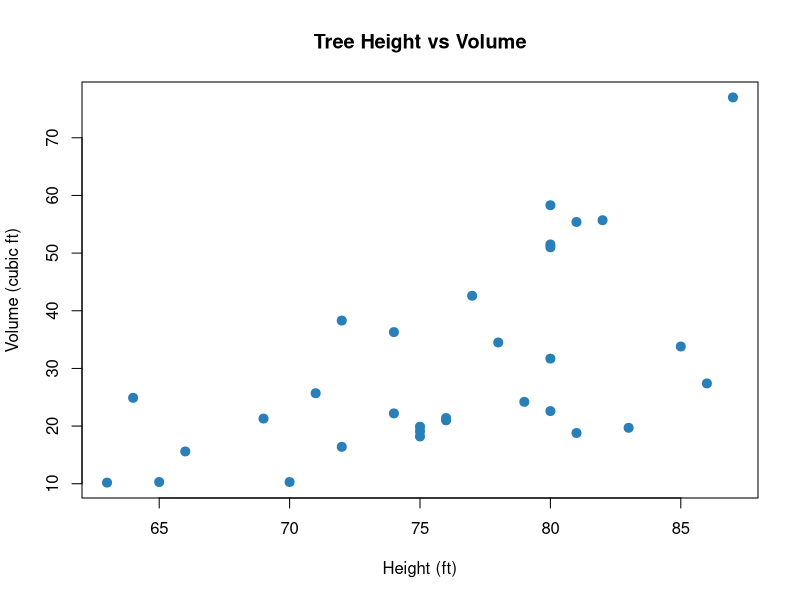
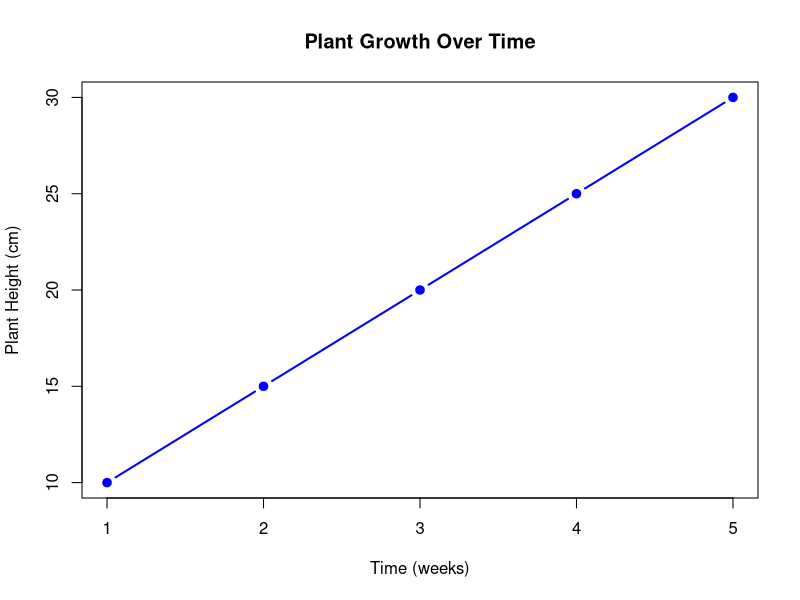
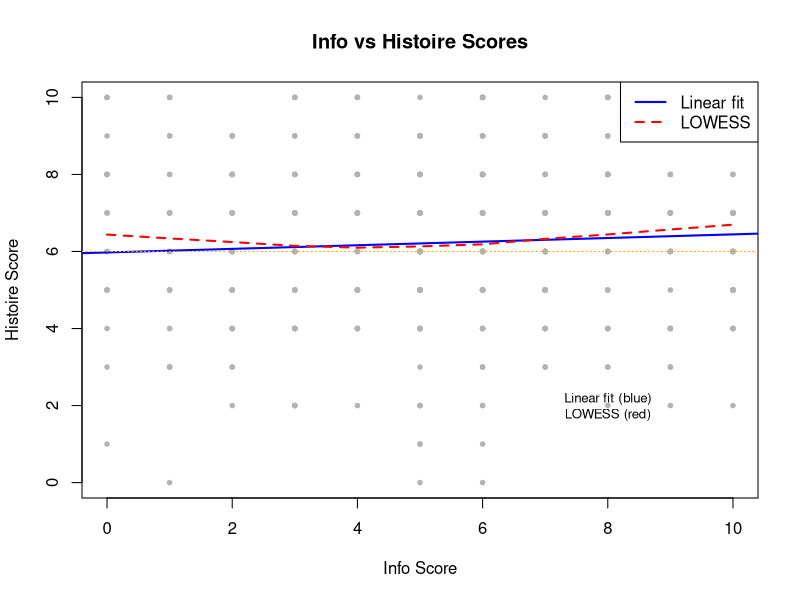
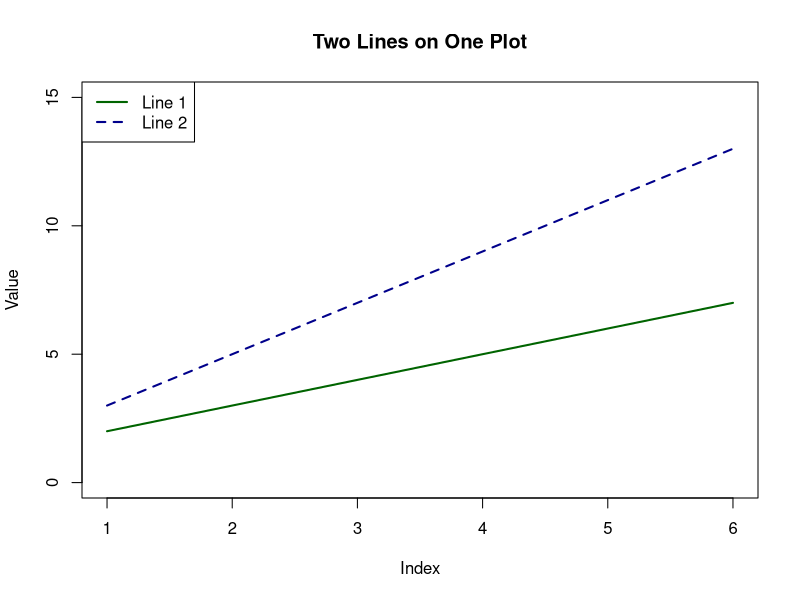
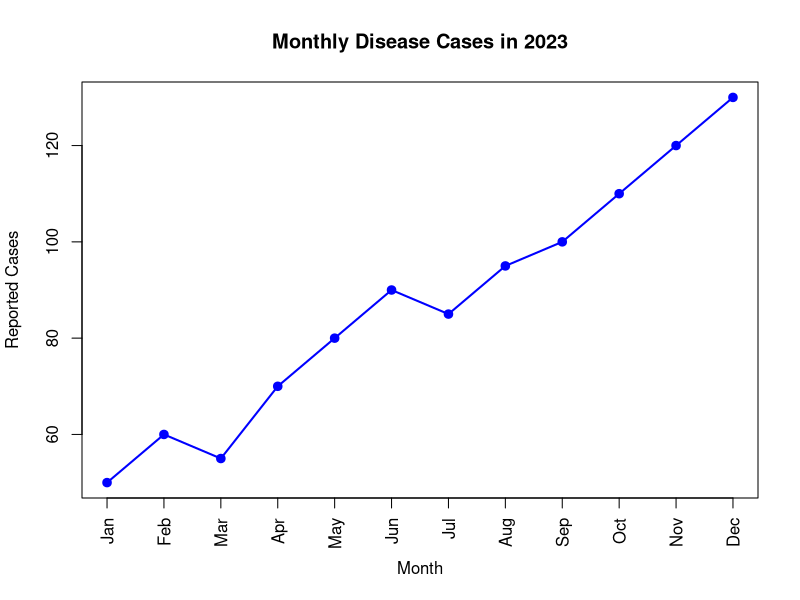
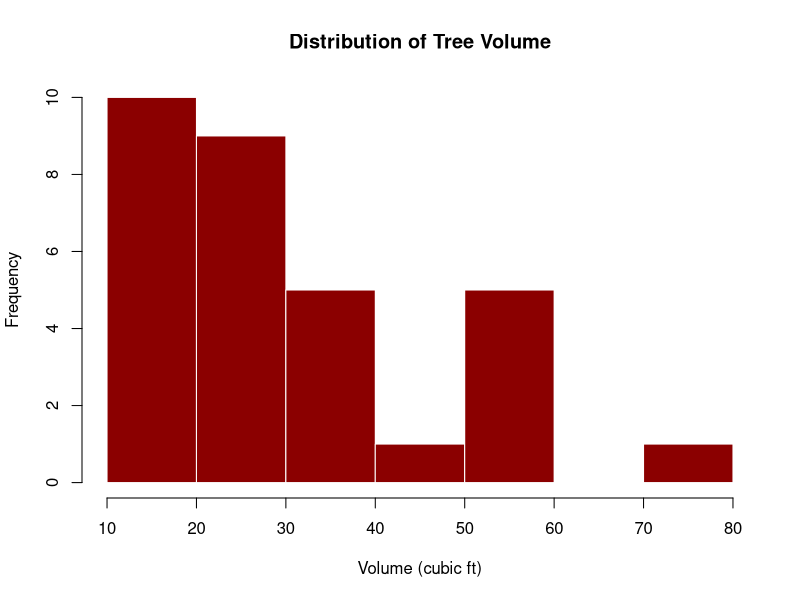
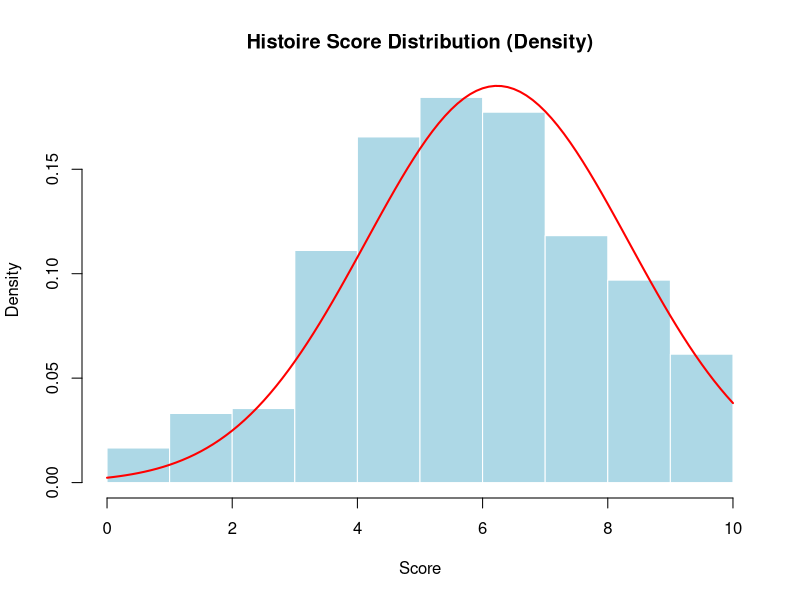
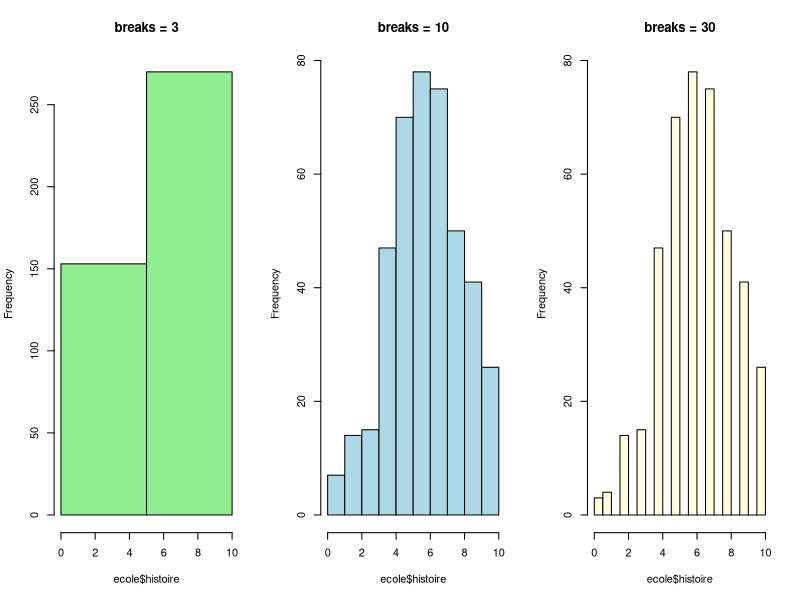

Generate these figures, in order, with R: (Note: this script raises an error after producing the figures.)
## ---- chunk 1
knitr::opts_chunk$set(
  echo      = TRUE,
  comment   = "##",
  message   = FALSE,
  warning   = FALSE,
  fig.align = "center",
  fig.width = 7,
  fig.height = 5
)
## ---- chunk 2
library(tidyverse)
## ---- chunk 3
# Built-in datasets
library(datasets)
data(trees)     # Girth, Height, Volume of 31 black cherry trees
data(mtcars)    # Motor Trend car data
data(iris)      # Iris flower measurements

# Simulated school dataset
set.seed(7)
sexe   <- sample(c("Female", "Male"), 423, replace = TRUE)
age    <- sample(15:20, 423, replace = TRUE)
classe <- sample(c("A", "B", "C"), 423, replace = TRUE)
anglais  <- round(rnorm(423, 7, 0.5) + ifelse(sexe == "Female", 2, 0), 0)
info     <- round(rnorm(423, 5, 3)   + ifelse(age >= 19, 2, 0), 0)
art      <- round(rnorm(423, 4, 3)   + ifelse(classe == "C", 2, -1), 0)
histoire <- round(rnorm(423, 6, 2)   + ifelse(classe == "B" & sexe == "Male", 2, 0), 0)
moyenne  <- (anglais + info + art + histoire) / 4
ecole    <- data.frame(age, sexe = factor(sexe),
                       classe = factor(classe),
                       anglais, info, art, histoire, moyenne)
for (v in c("anglais","info","art","histoire"))
  ecole[[v]] <- pmin(pmax(ecole[[v]], 0), 10)
rm(age, sexe, classe, anglais, info, art, histoire, moyenne)
## ---- chunk 4
# Basic scatter plot
plot(trees$Height, trees$Volume,
     col  = "#2980B9",
     pch  = 19,
     cex  = 1.2,
     main = "Tree Height vs Volume",
     xlab = "Height (ft)",
     ylab = "Volume (cubic ft)")
## ---- chunk 5
# Points + connecting line
heights <- c(10, 15, 20, 25, 30)
time    <- c(1, 2, 3, 4, 5)

plot(time, heights,
     type = "b",
     col  = "blue",
     pch  = 19,
     lwd  = 2,
     xlab = "Time (weeks)",
     ylab = "Plant Height (cm)",
     main = "Plant Growth Over Time")
## ---- chunk 6
# Base scatter plot
plot(ecole$info, ecole$histoire,
     pch  = 19,
     col  = "grey70",
     cex  = 0.6,
     main = "Info vs Histoire Scores",
     xlab = "Info Score",
     ylab = "Histoire Score")

# Add a linear regression line
abline(lm(histoire ~ info, data = ecole), col = "blue", lwd = 2)

# Add a LOWESS smoothing curve (no linearity assumption)
lines(lowess(ecole$info, ecole$histoire), col = "red", lwd = 2, lty = 2)

# Add a horizontal reference line at y = 6
abline(h = 6, col = "orange", lty = 3)

# Add a text annotation
text(x = 8, y = 2, "Linear fit (blue)\nLOWESS (red)", col = "black", cex = 0.8)

# Add a legend
legend("topright",
       legend = c("Linear fit", "LOWESS"),
       col    = c("blue", "red"),
       lty    = c(1, 2),
       lwd    = 2)
## ---- chunk 7
line1 <- c(2, 3, 4, 5, 6, 7)
line2 <- c(3, 5, 7, 9, 11, 13)

plot(line1, type = "l", col = "darkgreen", lwd = 2,
     ylim = c(0, 15),
     main = "Two Lines on One Plot",
     xlab = "Index", ylab = "Value")

lines(line2, type = "l", col = "darkblue", lwd = 2, lty = 2)

legend("topleft",
       legend = c("Line 1", "Line 2"),
       col    = c("darkgreen", "darkblue"),
       lty    = c(1, 2), lwd = 2)
## ---- chunk 8
months <- c("Jan","Feb","Mar","Apr","May","Jun",
            "Jul","Aug","Sep","Oct","Nov","Dec")
cases  <- c(50, 60, 55, 70, 80, 90, 85, 95, 100, 110, 120, 130)

plot(cases, type = "o", col = "blue", pch = 19,
     xaxt = "n",
     xlab = "Month", ylab = "Reported Cases",
     main = "Monthly Disease Cases in 2023",
     lwd = 2)
axis(1, at = 1:12, labels = months, las = 2)  # las=2 rotates labels
## ---- chunk 9
hist(trees$Volume,
     col    = "darkred",
     border = "white",
     main   = "Distribution of Tree Volume",
     xlab   = "Volume (cubic ft)",
     ylab   = "Frequency")
## ---- chunk 10
# Show density instead of count on y-axis
hist(ecole$histoire,
     freq   = FALSE,
     col    = "lightblue",
     border = "white",
     breaks = 10,
     main   = "Histoire Score Distribution (Density)",
     xlab   = "Score",
     ylab   = "Density")

# Overlay a normal density curve
curve(dnorm(x, mean = mean(ecole$histoire),
               sd   = sd(ecole$histoire)),
      add = TRUE, col = "red", lwd = 2)
## ---- chunk 11
par(mfrow = c(1, 3))  # 3 plots side by side
hist(ecole$histoire, breaks = 3,  main = "breaks = 3",  col = "lightgreen")
hist(ecole$histoire, breaks = 10, main = "breaks = 10", col = "lightblue")
hist(ecole$histoire, breaks = 30, main = "breaks = 30", col = "lightyellow")
par(mfrow = c(1, 1))  # reset
## ---- chunk 12
plot(density(ecole$histoire),
     col  = "steelblue",
     lwd  = 2,
     main = "Density of Histoire Scores",
     xlab = "Score")

# Overlay multiple density curves
plot(density(ecole$histoire[ecole$sexe == "Female"]),
     col  = "red",  lwd = 2,
     main = "Histoire Score Density by Sex",
     xlab = "Score", xlim = c(0, 12))

lines(density(ecole$histoire[ecole$sexe == "Male"]),
      col  = "blue", lwd = 2)

legend("topright",
       legend = c("Female", "Male"),
       col    = c("red", "blue"),
       lwd    = 2)
## ---- chunk 13
boxplot(mtcars$mpg,
        col        = "lightblue",
        main       = "Miles per Gallon",
        ylab       = "MPG",
        horizontal = FALSE)
## ---- chunk 14
# Grouped boxplot using formula notation: y ~ group
boxplot(mpg ~ cyl, data = mtcars,
        col  = c("#AED6F1", "#F9E79F", "#ABEBC6"),
        main = "Fuel Economy by Number of Cylinders",
        xlab = "Cylinders",
        ylab = "Miles per Gallon")
## ---- chunk 15
# Two grouping factors
boxplot(info ~ sexe * classe, data = ecole,
        col    = c("lightgreen", "lightyellow"),
        notch  = TRUE,
        main   = "Info Score by Sex and Class",
        xlab   = "Sex × Class",
        ylab   = "Info Score",
        las    = 2)
## ---- chunk 16
# All variables of a data frame at once
boxplot(trees,
        col  = c("#F1948A", "#82E0AA", "#85C1E9"),
        main = "Distribution of All Tree Variables")
## ---- chunk 17
# Named vector
malaria_2024 <- c(Centre = 52000, Littoral = 47000,
                  Far_North = 125000, North_West = 68000)

barplot(malaria_2024,
        col  = c("skyblue", "orange", "red", "purple"),
        main = "Malaria Cases by Region (2024)",
        ylab = "Cases",
        las  = 2)
## ---- chunk 18
# From a frequency table
barplot(table(ecole$classe),
        col  = c("#3498DB", "#E74C3C", "#2ECC71"),
        main = "Number of Students per Class",
        xlab = "Class",
        ylab = "Count")
## ---- chunk 19
# Stacked bars: two categorical variables
barplot(table(ecole$sexe, ecole$classe),
        col         = c("#E74C3C", "#3498DB"),
        main        = "Sex Distribution by Class",
        xlab        = "Class",
        ylab        = "Count",
        legend.text = TRUE,
        args.legend = list(x = "topright"))
## ---- chunk 20
# Side-by-side bars (beside = TRUE)
malaria_compare <- rbind(
  `2023` = c(48000, 43000, 117000, 62000),
  `2024` = c(52000, 47000, 125000, 68000)
)
colnames(malaria_compare) <- c("Centre", "Littoral", "Far_North", "North_West")

barplot(malaria_compare,
        beside = TRUE,
        col    = c("darkgreen", "darkred"),
        main   = "Malaria Cases 2023 vs 2024",
        ylab   = "Cases",
        legend.text = TRUE,
        las    = 2)
## ---- chunk 21
land_cover  <- c(79.814, 0.023, 16.21, 1.636, 2.318)
categories  <- c("Barren Land", "Water", "Built-up Area", "Tree", "Grass")
pct         <- round(land_cover / sum(land_cover) * 100, 1)
labels      <- paste(categories, pct, "%", sep = " ")

pie(land_cover,
    labels = labels,
    col    = c("tan", "blue", "grey50", "darkgreen", "lightgreen"),
    main   = "Land Cover Distribution 2013")
## ---- chunk 22
dotchart(sort(malaria_2024),
         main = "Regional Malaria Cases (2024)",
         xlab = "Cases",
         col  = "steelblue",
         pch  = 19)
## ---- chunk 23
pairs(~ age + anglais + info + art + histoire,
      data = ecole,
      main = "Scatterplot Matrix — School Data",
      col  = "steelblue",
      pch  = 16,
      cex  = 0.3)
## ---- chunk 24
qqnorm(ecole$histoire,
       main = "QQ-Plot: Histoire Scores",
       pch  = 19,
       col  = "steelblue",
       cex  = 0.7)
qqline(ecole$histoire, col = "red", lwd = 2)
## ---- chunk 25
par(mfrow = c(2, 2))   # 2 rows × 2 columns

hist(ecole$histoire[ecole$sexe == "Female"],
     main = "Histoire — Female", col = "#F1948A", xlab = "Score")
hist(ecole$histoire[ecole$sexe == "Male"],
     main = "Histoire — Male",   col = "#85C1E9", xlab = "Score")
boxplot(histoire ~ classe, data = ecole,
        main = "Histoire by Class", col = c("lightblue","lightyellow","lightgreen"))
plot(density(ecole$moyenne),
     main = "Overall Average Density", col = "purple", lwd = 2)

par(mfrow = c(1, 1))   # always reset after multi-panel
## ---- chunk 26
plot(1:10, 1:10, type = "b", pch = 19, col = "blue",
     main = "Annotated Plot", xlab = "X", ylab = "Y", lwd = 2)

# Horizontal reference line
abline(h = 5, col = "green",  lty = 2, lwd = 1.5)

# Vertical reference line
abline(v = 5, col = "orange", lty = 3, lwd = 1.5)

# Diagonal regression line
abline(lm(1:10 ~ 1:10), col = "red", lwd = 2)

# Text label
text(x = 5, y = 8, labels = "Midpoint", col = "black", cex = 1.1)

# Legend
legend("topleft",
       legend = c("Data", "Horizontal", "Vertical", "Regression"),
       col    = c("blue", "green", "orange", "red"),
       lty    = c(1, 2, 3, 1),
       lwd    = 2,
       pch    = c(19, NA, NA, NA))
## ---- chunk 27
plot(1:20, rep(1, 20), pch = 1:20, cex = 2,
     xlab = "pch value", ylab = "",
     main = "Point Shapes (pch = 1 to 20)",
     yaxt = "n", ylim = c(0.5, 1.5))
text(1:20, rep(0.7, 20), labels = 1:20, cex = 0.7)
## ---- chunk 28
barplot(rep(1, 8),
        col  = c("red","blue","green","orange","purple","steelblue","#E74C3C","#2ECC71"),
        names.arg = c("red","blue","green","orange","purple","steelblue","#E74C3C","#2ECC71"),
        las = 2, main = "Color Examples", border = NA)
## ---- chunk 29
ggplot(mtcars, aes(x = wt, y = mpg, color = factor(cyl))) +
  geom_point(size = 3, alpha = 0.8) +
  geom_smooth(method = "lm", se = FALSE) +
  labs(title  = "Weight vs Fuel Economy",
       x      = "Weight (1000 lbs)",
       y      = "Miles per Gallon",
       color  = "Cylinders") +
  theme_bw()
## ---- chunk 30
ggplot(ecole, aes(x = histoire, fill = sexe)) +
  geom_histogram(binwidth = 1, alpha = 0.6, position = "identity") +
  labs(title = "Histoire Score Distribution by Sex",
       x = "Score", y = "Count", fill = "Sex") +
  theme_minimal()
## ---- chunk 31
ggplot(ecole, aes(x = moyenne, fill = classe)) +
  geom_density(alpha = 0.4) +
  labs(title = "Average Score Density by Class",
       x = "Average Score", fill = "Class") +
  theme_bw()
## ---- chunk 32
ggplot(ecole, aes(x = classe, y = anglais, fill = classe)) +
  geom_boxplot(alpha = 0.7, outlier.shape = 21) +
  geom_jitter(width = 0.15, alpha = 0.2, size = 1) +
  labs(title = "English Score by Class",
       x = "Class", y = "Score") +
  theme_bw() +
  theme(legend.position = "none")
## ---- chunk 33
ggplot(ecole, aes(x = classe, fill = sexe)) +
  geom_bar(position = "dodge", alpha = 0.8) +
  labs(title = "Student Count by Class and Sex",
       x = "Class", y = "Count", fill = "Sex") +
  theme_bw()
## ---- chunk 34
monthly <- data.frame(
  month = factor(month.abb, levels = month.abb),
  cases = c(50, 60, 55, 70, 80, 90, 85, 95, 100, 110, 120, 130),
  group = "Region A"
)

ggplot(monthly, aes(x = month, y = cases, group = group)) +
  geom_line(color = "steelblue", linewidth = 1.2) +
  geom_point(color = "steelblue", size = 3) +
  labs(title = "Monthly Disease Cases 2023",
       x = "Month", y = "Reported Cases") +
  theme_bw() +
  theme(axis.text.x = element_text(angle = 45, hjust = 1))
## ---- chunk 35
# One panel per class
ggplot(ecole, aes(x = histoire, fill = sexe)) +
  geom_histogram(binwidth = 1, alpha = 0.6, position = "identity") +
  facet_wrap(~ classe) +
  labs(title = "Histoire Score by Class and Sex",
       x = "Score", fill = "Sex") +
  theme_bw()
## ---- chunk 36
# Correlation heatmap using base R
cor_mat <- cor(mtcars[, 1:7])
heatmap(cor_mat,
        col  = colorRampPalette(c("blue", "white", "red"))(50),
        main = "Correlation Heatmap — mtcars")
## ---- chunk 37
# Reshape correlation matrix to long format
library(tidyr)

cor_df <- cor(mtcars[, 1:7]) %>%
  as.data.frame() %>%
  rownames_to_column("Var1") %>%
  pivot_longer(-Var1, names_to = "Var2", values_to = "r")

ggplot(cor_df, aes(x = Var1, y = Var2, fill = r)) +
  geom_tile(color = "white") +
  geom_text(aes(label = round(r, 2)), size = 3) +
  scale_fill_gradient2(low = "steelblue", mid = "white",
                       high = "tomato", midpoint = 0,
                       limits = c(-1, 1)) +
  labs(title = "Correlation Heatmap — mtcars",
       x = NULL, y = NULL, fill = "r") +
  theme_minimal() +
  theme(axis.text.x = element_text(angle = 45, hjust = 1))
## ---- chunk 38
par(mfrow = c(1, 2))

# Base R
boxplot(mpg ~ cyl, data = mtcars,
        col  = c("#AED6F1","#F9E79F","#ABEBC6"),
        main = "Base R Boxplot",
        xlab = "Cylinders", ylab = "MPG")

# ggplot2 equivalent
print(
  ggplot(mtcars, aes(x = factor(cyl), y = mpg, fill = factor(cyl))) +
    geom_boxplot(alpha = 0.7) +
    labs(title = "ggplot2 Boxplot",
         x = "Cylinders", y = "MPG") +
    theme_bw() +
    theme(legend.position = "none")
)

par(mfrow = c(1, 1))
## ---- chunk 39
rm(list = ls())
